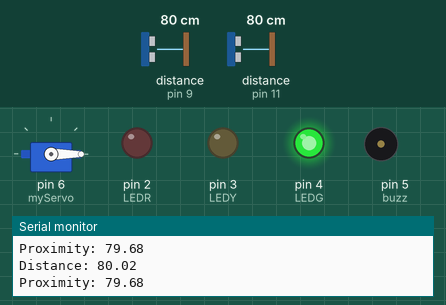
Simulated run of this sketch. Board: Arduino Uno, built with avr-gcc and run on an emulated ATmega328P. Parts: servo, output pins drawn as LEDs (lit = HIGH), buzzer (waves = sounding, pin HIGH), the last lines printed to the serial monitor. Wiring (inferred from the names in the program): 2 × ultrasonic range finder: trigger pin 8, echo pin 9 / trigger pin 10, echo pin 11. The test bench sets the inputs (shaded band); at power-on: distance to the obstacle (sensors on pin 9, pin 11) 80 cm. The echo pulse lasts 58.3 µs per cm; pins used as bus, display or sensor lines are not drawn.

Above: at 1.3 s.
1.4 s: distance to the obstacle (sensor on pin 9) set to 19 cm
3.2 s: distance to the obstacle (sensor on pin 9) set to 15 cm
At 4.6 s:
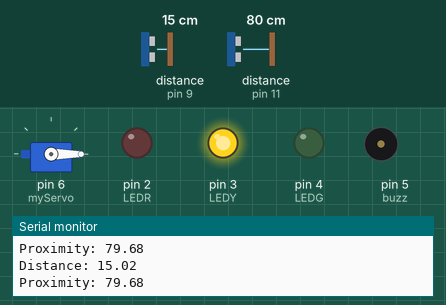
5.0 s: distance to the obstacle (sensor on pin 11) set to 23 cm
6.5 s: distance to the obstacle (sensor on pin 11) set to 19 cm
At 6.9 s:
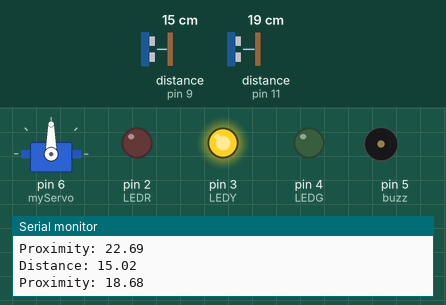
8.1 s: distance to the obstacle (sensor on pin 9) set to 12 cm
9.6 s: distance to the obstacle (sensor on pin 9) set to 9 cm
At 10.0 s:
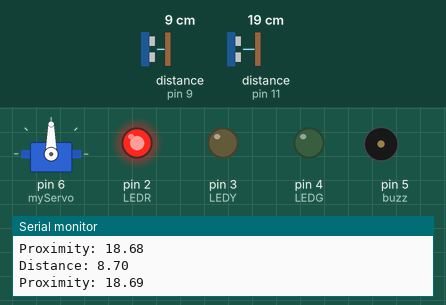
Timing chart, 0 to 12.1 s (numbered marks = the images above; inputs shaded):
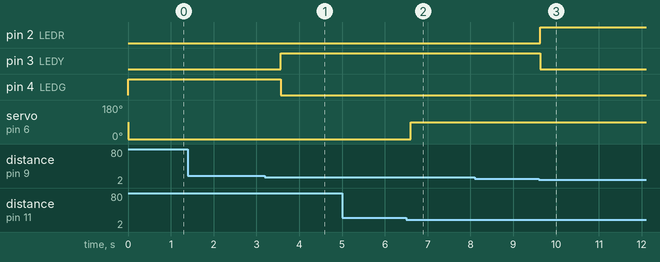

The sketch:

smartbin_best_simple.ino
```cpp
#include <Servo.h>

const int trigPin  = 8;
const int echoPin  = 9;
float duration, distance;  // bin level check

const int trigPin1  = 10;
const int echoPin1  = 11;
float duration1, distance1;  // prox check

const int servoPin = 6;  // open and close

int LEDR = 2; // full bin
int LEDY = 3; // half bin
int LEDG = 4; // empty bin

int buzz = 5; // full sound

// defines variables
int pos = 0;
Servo myServo;

void setup() {
  pinMode(trigPin, OUTPUT);
  pinMode(echoPin, INPUT);
  pinMode(trigPin1, OUTPUT);
  pinMode(echoPin1, INPUT);
  myServo.attach(6);  // attaches the servo on pin 7 to the servo object

  pinMode(LEDR, OUTPUT);
  digitalWrite(LEDR, LOW);
  pinMode(LEDY, OUTPUT);
  digitalWrite(LEDY, LOW);
  pinMode(LEDG, OUTPUT);
  digitalWrite(LEDG, LOW);
  pinMode(buzz, OUTPUT);
  Serial.begin(9600);
}


void loop() {
  digitalWrite(trigPin, LOW);
  delayMicroseconds(2);
  digitalWrite(trigPin, HIGH);
  delayMicroseconds(10);
  digitalWrite(trigPin, LOW);

  duration = pulseIn(echoPin, HIGH);
  distance = (duration*.0343)/2;

  Serial.print("Distance: ");
  Serial.println(distance);          // this whole code checks the waste level


    digitalWrite(trigPin1, LOW);
  delayMicroseconds(2);
  digitalWrite(trigPin1, HIGH);
  delayMicroseconds(10);
  digitalWrite(trigPin1, LOW);

  duration1 = pulseIn(echoPin1, HIGH);
  distance1 = (duration1*.0343)/2;

  Serial.print("Proximity: ");
  Serial.println(distance1);   // checks proximity to the bin


  if(distance1 <= 20)
  {
  //for (pos = 0; pos <= 90; pos += 1) { // goes from 0 degrees to 180 degrees
    // in steps of 1 degree
    myServo.write(90);              // tell servo to go to position in variable 'pos'
    //}
  }

  else{
  //for (pos = 90; pos >= 0; pos -= 1) { // goes from 180 degrees to 0 degrees
    myServo.write(0);              // tell servo to go to position in variable 'pos'
    //}
  }


  if(distance >=20){
    digitalWrite(LEDG, HIGH);
    digitalWrite(LEDY, LOW);
    digitalWrite(LEDR, LOW);
  }

  if(distance <=17){
    digitalWrite(LEDY, HIGH);
    digitalWrite(LEDG, LOW);
    digitalWrite(LEDR, LOW);
  }

  if(distance <=10){
    digitalWrite(LEDR, HIGH);
    digitalWrite(LEDY, LOW);
    digitalWrite(LEDG, LOW);

//    digitalWrite(buzz, HIGH);
//    delay(1000);
//    digitalWrite(buzz, LOW);
//    delay(1000);
//    digitalWrite(buzz, HIGH);
//    delay(1000);
//    digitalWrite(buzz, LOW);
//    delay(1000);
  }
  delay(500);
}
```

Measured:
- the behaviour switches between 18 and 17 cm on distance to the obstacle (sensor on pin 9) (found by bisection; images 0 and 1)
- the behaviour switches between 21 and 20 cm on distance to the obstacle (sensor on pin 11) (found by bisection; images 1 and 2)
- the behaviour switches between 11 and 10 cm on distance to the obstacle (sensor on pin 9) (found by bisection; images 2 and 3)
- after the input at 3.2 s, pin 3 (LEDY): LOW → HIGH after 0.37 s; pin 4 (LEDG): HIGH → LOW after 0.37 s
- after the input at 6.5 s, servo on pin 6 (myServo): 0° → 90° after 0.10 s
- after the input at 9.6 s, pin 2 (LEDR): LOW → HIGH at once; pin 3 (LEDY): HIGH → LOW at once
